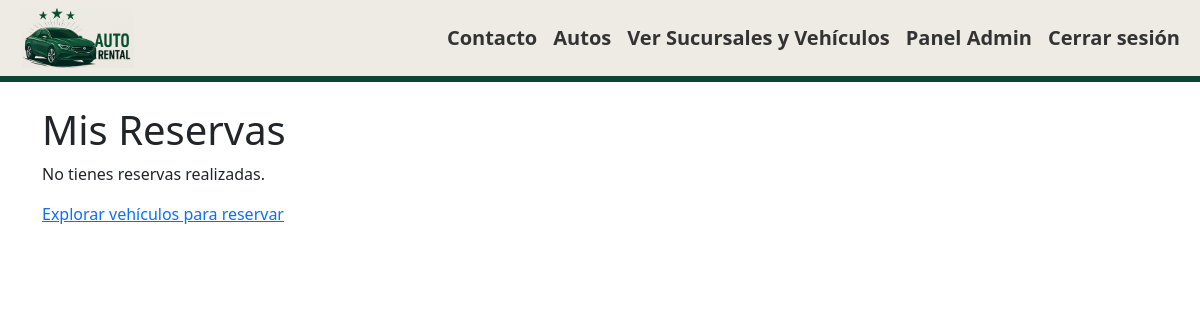
The app's page /reservas/mis_reservas/ (signed in), older data.
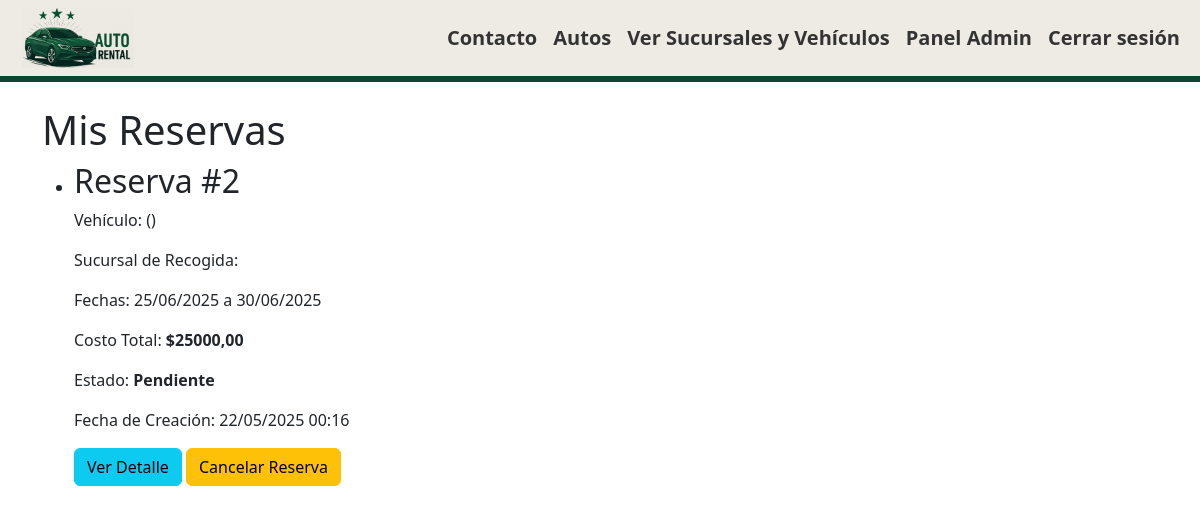
The same page, newer data.
### reservas/models.py (models this page shows, shortened)
class Reserva(models.Model):
    ESTADO_RESERVA_CHOICES = (
        ('PENDIENTE', 'Pendiente'),
        ('CONFIRMADA', 'Confirmada'),
        ('CANCELADA', 'Cancelada'),
        ('FINALIZADA', 'Finalizada'),
    )
    cliente = models.ForeignKey(settings.AUTH_USER_MODEL, on_delete=models.CASCADE, related_name='reservas')
    vehiculo = models.ForeignKey(Vehiculo, on_delete=models.CASCADE, related_name='reservas')
    fecha_recogida = models.DateField()
    fecha_devolucion = models.DateField()
    costo_total = models.DecimalField(max_digits=10, decimal_places=2, null=True, blank=True)
    estado = models.CharField(max_length=20, choices=ESTADO_RESERVA_CHOICES, default='PENDIENTE')
    fecha_creacion = models.DateTimeField(auto_now_add=True)
    class Meta:
        verbose_name_plural = "Reservas"
        ordering = ['fecha_recogida']

### reservas/views.py (the view)
# urls.py: path('mis_reservas/', views.mis_reservas, name='mis_reservas'),
@login_required
def mis_reservas(request):
    reservas = Reserva.objects.filter(cliente=request.user).order_by('-fecha_creacion')
    return render(request, 'reservas/mis_reservas.html', {'reservas': reservas})

### reservas/templates/reservas/mis_reservas.html (shortened to what this page needs)
{% extends 'base.html' %}
{% block content %}
    <h1>Mis Reservas</h1>
    {% if reservas %}
        <ul>
            {% for reserva in reservas %}
                <li>
                    <h2>Reserva #{{ reserva.id }}</h2>
                    <p>Vehículo: {{ reserva.vehiculo.marca }} {{ reserva.vehiculo.modelo }} ({{ reserva.vehiculo.patente }})</p>
                    <p>Sucursal de Recogida: {{ reserva.vehiculo.sucursal_actual.nombre }}</p>
                    <p>Fechas: {{ reserva.fecha_recogida|date:"d/m/Y" }} a {{ reserva.fecha_devolucion|date:"d/m/Y" }}</p>
                    <p>Costo Total: <strong>${{ reserva.costo_total|floatformat:2 }}</strong></p>
                    <p>Estado: <strong>{{ reserva.get_estado_display }}</strong></p>
                    <p>Fecha de Creación: {{ reserva.fecha_creacion|date:"d/m/Y H:i" }}</p>
                    <a href="{% url 'reservas:detalle_reserva' reserva.id %}" class="btn btn-info">Ver Detalle</a>
                    {% if reserva.estado in 'PENDIENTE' or 'CONFIRMADA' and reserva.fecha_recogida >= today %}
                        <a href="{% url 'reservas:cancelar_reserva' reserva.id %}" class="btn btn-warning">Cancelar Reserva</a>
                    {% endif %}
                </li>
            {% endfor %}
        </ul>
    {% else %}
        <p>No tienes reservas realizadas.</p>
        <p><a href="{% url 'reservas:lista_sucursales' %}">Explorar vehículos para reservar</a></p>
    {% endif %}
{% endblock content %}

### home/templates/home/base.html (shortened to what this page needs)
<!DOCTYPE html>
<html lang="es">
<head>
    <link href="https://cdn.jsdelivr.net/npm/bootstrap@5.3.3/dist/css/bootstrap.min.css" rel="stylesheet">
   {% load static %}
    <link rel="stylesheet" href="{% static 'home/styles.css' %}">
</head>
<body>
<nav class="navbar navbar-expand-lg navbar-custom">
  <div class="container-fluid">
    {% load static %}
    <a class="navbar-brand" href="{% url 'home' %}" style="margin-left: 10px;">
        <img src="{% static 'home/img/AutoRental_Logo.png' %}" alt="Autorental" height="60">
    </a>
    <div class="collapse navbar-collapse" id="navbarNav">
      <ul class="navbar-nav ms-auto">
        <li class="nav-item">
          <a class="nav-link fs-5" href= >Contacto</a>
        </li>
        <li class="nav-item">
          <a class="nav-link fs-5" href="#">Autos</a>
        </li>
        <li class="nav-item">
          <a class="nav-link fs-5" href="{% url 'sucursales:lista_sucursales' %}">Ver Sucursales y Vehículos</a>
        </li>
        {% if user.is_authenticated %}
          {% if user.is_superuser %}
          <li class="nav-item">
            <a class="nav-link fs-5" href="{% url 'admin_menu' %}">Panel Admin</a>
          </li>
          <li class="nav-item">
            <a class="nav-link fs-5" href="{% url 'logout' %}">Cerrar sesión</a>
          </li>
    {% endif %}
{% endif %}
      </ul>
    </div>
  </div>
</nav>
<div class="container mt-4">
  {% block content %}{% endblock %}
</div>
</body>
</html>

### home/static/home/styles.css (style rules this page uses)
.navbar-custom { background-color: #edebe3; border-bottom: 6px solid #0e4532; padding-top: 0.3rem; padding-bottom: 0.3rem; }
.navbar-custom .nav-link, .navbar-custom .navbar-brand { color: #333; font-weight: 600; font-size: 1.1rem; padding-top: 0.2rem; padding-bottom: 0.2rem; }

Row changes from the older to the newer data that the page shows:
added Reserva: id "2", fecha_recogida "25/06/2025", fecha_devolucion "30/06/2025", costo_total "25000,00", estado "Pendiente", fecha_creacion "22/05/2025 00:16", shows "Cancelar Reserva"
Text that changed along with them:
text no longer shown: "No tienes reservas realizadas. Explorar vehículos para reservar"
